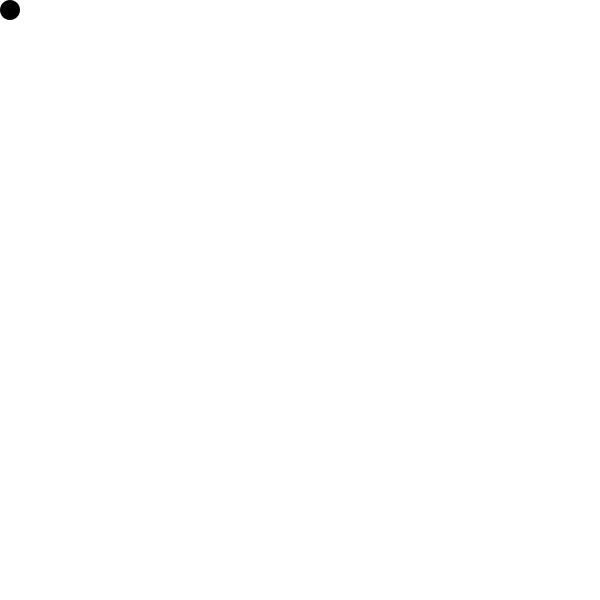
Frame 1 (no input)
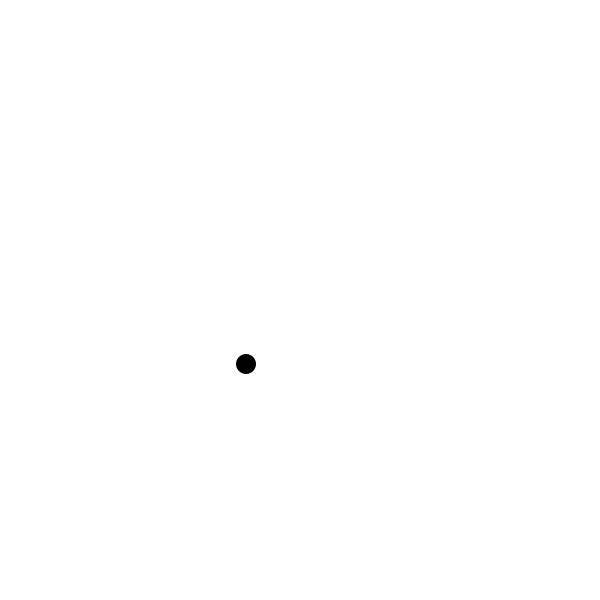
Frame 60 (the mouse pressed at the canvas centre just before this capture)
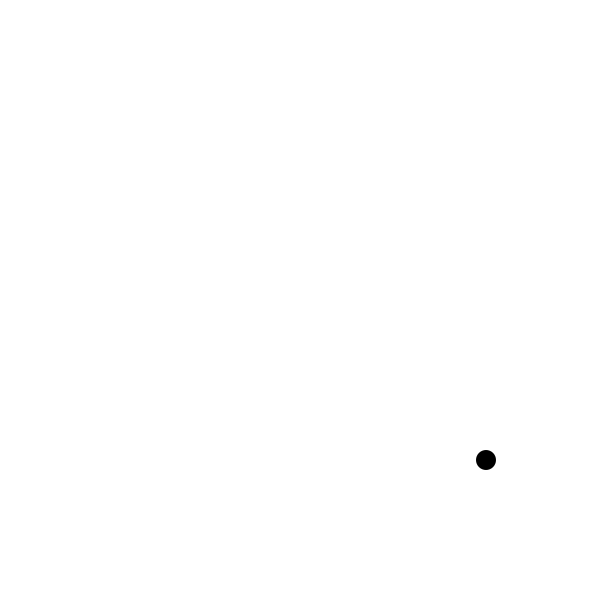
Frame 120 (the mouse held since frame 60 and released just before this capture)

The Processing sketch that drew these frames (run headless with seeded random() and noise(); from frame 60 on, the mouse is pressed at the canvas centre):

// Processing sketch: key_mouse_101
// ── key_mouse_101.pde
// Aven, Make Design Interact, New Media & Communication, WPP, SADA

float dia = 20, x = dia/2, y = dia/2, xspeed = 4, yspeed = 6;
int r=0, g=0, b=0;

void setup() {
  size (600, 600);
  smooth();
  noStroke();
}

void draw () {
  background(255);
  fill (r, g, b);
  ellipse (x, y, dia, dia);
  
  //arrow keys change the position
  if (keyPressed) {
    if (key == CODED) {
      switch (keyCode) {
      case LEFT:
        x --;
        break;
      case RIGHT:
        x ++;
        break;
      case UP:
        y --;
        break;
      case DOWN:
        y ++;
        break;
      }
    }
  }

  //move happens
  x += xspeed;
  y += yspeed;

  //boundary checks
  if (x > width-dia/2 || x < dia/2) xspeed = xspeed * -1;
  if (y > height-dia/2 || y < dia/2) yspeed *= -1;
}
void mousePressed () {
  //mouse click changes direction
  if (mouseButton == LEFT) xspeed = xspeed * -1;
  if (mouseButton == RIGHT) yspeed *= -1;
}
void keyPressed () {
  
  if (key == 'k') {
    xspeed = xspeed * 1.2;
    yspeed *= 1.2;
  }
  if (key == 'm') {
    xspeed /= 1.2;
    yspeed /= 1.2;
  }

  switch (key) {
  case 'w': 
    y -=30; 
    break;
  case  's':
    y +=30;
    break;
  case 'a':
    x -=30;
    break;
  case  'd':
    x +=30;
    break;
  case  'r':
    r+=5;
    break;
  case 'g':
    g+=5;
    break;
  case  'b':
    b+=5;
    break;
  case  'R':
    r-=5;
    break;
  case 'G':
    g-=5;
    break;
  case  'B':
    b-=5;
    break;
  }
}
